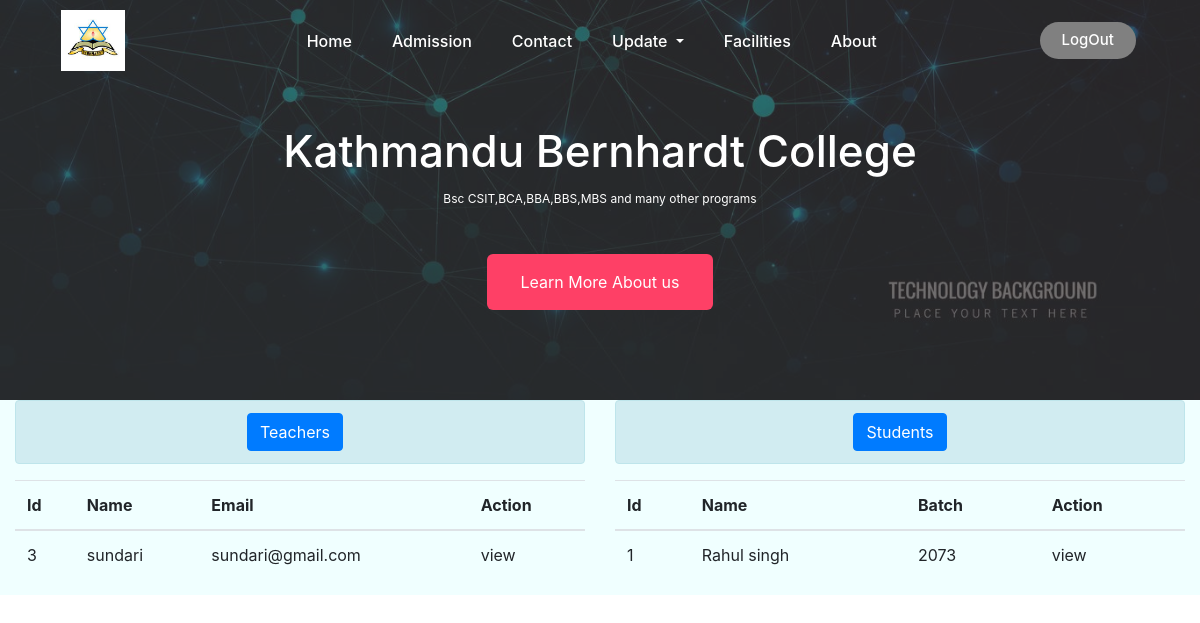
The app's page /admin-page/ (signed in), older data.
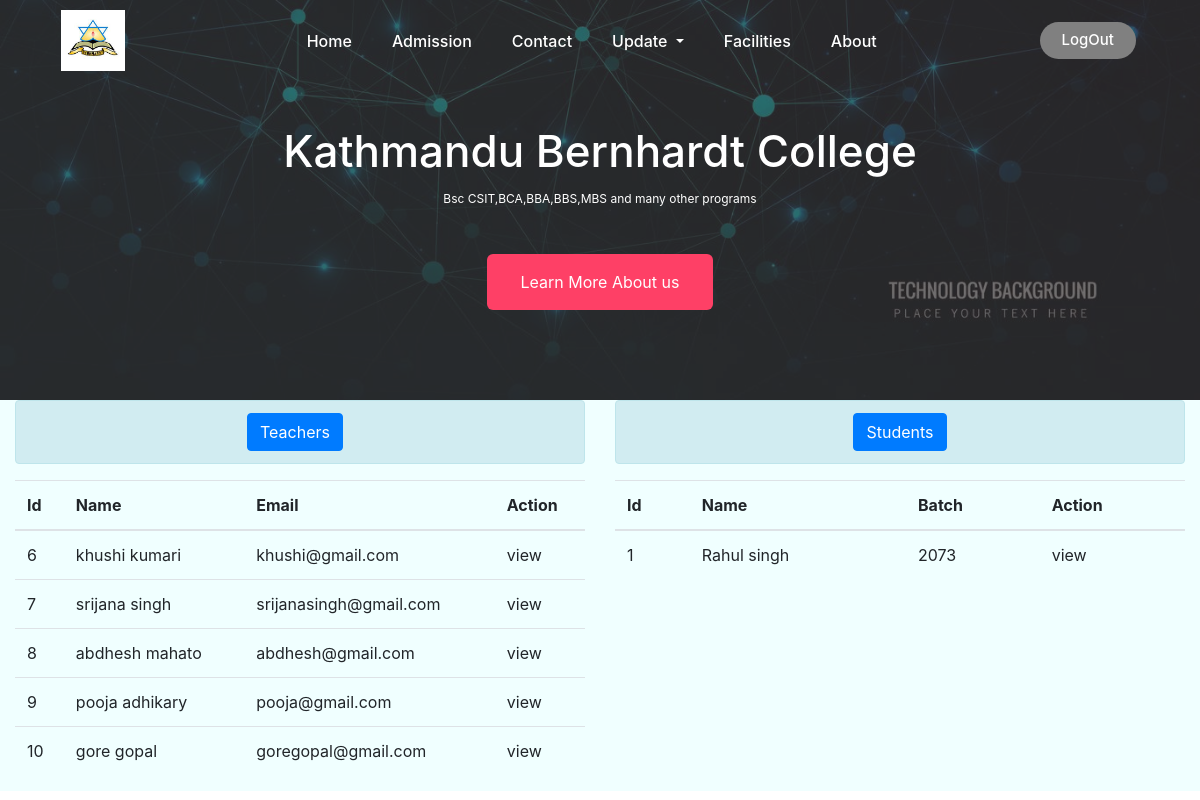
The same page, newer data.
### teacher/models.py (models this page shows, shortened)
class TeacherDetails(models.Model):
    name = models.CharField(max_length=200)
    email = models.EmailField(unique=True, blank=True, null=True)
    subject = models.CharField(max_length=100)
    started_date = models.DateTimeField(auto_now_add=True,null=True,blank=True)
    end_date = models.DateTimeField(auto_now_add=True,null=True,blank=True)
    salary = models.PositiveIntegerField()
    contact = PhoneField(blank=True, help_text='Contact number')
    address = models.CharField(max_length=200,null=True)
    slug = models.SlugField(max_length=50, unique=True,blank=True,null=True)
    user = models.OneToOneField(Account,on_delete=models.CASCADE)

### kbc/views.py (the view)
# urls.py: path('admin-page/', views.AdminHome, name='adminhomepage'),
@login_required(login_url='signin')
def AdminHome(request):
    teacher_details=TeacherDetails.objects.filter()[::1]
    return render(request,'admin/adminhomepage.html',{'teacher_details':teacher_details})

### templates/admin/adminhomepage.html (shortened to what this page needs)
{% extends 'base/master.html' %}
{% block 'content' %}
<div class="container-fluid">
    <div class="row" style='background-color:azure'>
        <div class="col-sm-6">
            <h3 class="text-center alert alert-info">
                <a href="{% url 'adminteacher' %}">
                    <button class="btn btn-primary" style="margin-right: 10px;">Teachers</button>
                </a>
            </h3>
            <table class="table">
                    <tr>
                        <th>Id</th>
                        <th>Name</th>
                        <th>Email</th>
                        <th>Action</th>
                    </tr>
                <tbody>
                    {% for t in teacher_details %}
                    <tr>
                        <td>{{t.id}}</td>
                        <td>{{t.name}}</td>
                        <td>{{t.email}}</td>
                        <td>view</td>
                    </tr>
                    {% endfor %}
                </tbody>
            </table>
        </div>
        <div class="col-sm-6">
            <h3 class="text-center alert alert-info">
                <button class="btn btn-primary">Students</button>
            </h3>
            <table class="table">
                <thead>
                    <tr>
                        <th>Id</th>
                        <th>Name</th>
                        <th>Batch</th>
                        <th>Action</th>
                    </tr>
                </thead>
                <tbody>
                    <tr>
                        <td>1</td>
                        <td>Rahul singh</td>
                        <td>2073</td>
                        <td>view</td>
                    </tr>
                </tbody>
            </table>
        </div>
    </div>
</div>
{% endblock %}

### templates/base/master.html (shortened to what this page needs)
<!DOCTYPE html>
{% load static %}
<html lang="en">
<head>
    <link rel="stylesheet" href="{% static 'css/bootstrap.min.css' %}">
    <link rel="stylesheet" href="{% static 'css/all.css' %}">
    <link rel="stylesheet" href="{% static 'css/css2.css' %}">
    <link rel="stylesheet" href="{% static 'css/style.css' %}">
</head>
<body>
    {% include 'components/header.html' %}
    {% block 'content' %}{% endblock %}
</body>
</html>

### templates/components/header.html (shortened to what this page needs)
{% load static %}
<header class="header">
    <div class="header-inner">
      <div class="container-fluid px-lg-5">
        <nav class="navbar navbar-expand-lg my-navbar">
    <a class="navbar-brand" href="#"><span class="logo">
      <img src="{% static 'img/logo.jpg' %}" class="img-fluid" style="width:70px; margin: -3px; 0px 0px 0px;"></span>
    </a>
    <div class="collapse navbar-collapse" id="navbarSupportedContent">
      <ul class="navbar-nav m-auto">
        <li class="nav-item active">
          <a class="nav-link" href="{% url 'homepage' %}">Home<span class="sr-only">(current)</span></a>
        </li>
        <li class="nav-item">
          <a class="nav-link" href="#">Admission</a>
        </li>
          <li class="nav-item">
          <a class="nav-link" href="#">Contact</a>
        </li>
        <li class="nav-item dropdown">
          <a class="nav-link dropdown-toggle" href="#" id="navbarDropdown" role="button" data-toggle="dropdown" aria-haspopup="true" aria-expanded="false">
            Update
          </a>
        </li>
        <li class="nav-item">
          <a class="nav-link" href="#">Facilities</a>
        </li>
        <li class="nav-item">
          <a class="nav-link" href="#">About</a>
        </li>
      </ul>
      {% if user.is_authenticated %}
      <a href="{% url 'signout' %}"><button class="header-btn my-2 my-sm-0">LogOut</button></a>
      {% else %}
      <a href="{% url 'signin' %}"><button class="header-btn my-2 my-sm-0">Login</button></a>
      {% endif %}
    </div>
  </nav>
      </div>
    </div>
  </header>
  <section class="content-banner">
    <div class="container">
  <div class="row d-flex justify-content-center">
    <div class="col-md-12">
      <div class="banner-con text-center">
        <p class="first-title">Kathmandu Bernhardt College</p>
        <p class="banner-des">Bsc CSIT,BCA,BBA,BBS,MBS and many other programs</p>
        <a href="https://www.youtube.com/results?search/query=vishweb+design" target="_blank" class="banner-btn">Learn More About us</a>
      </div>
  </div>
  </div>
  </div>
  </section>

### static/css/style.css (style rules this page uses)
body { font-family: 'Montserrat' sans-serif; }
@media only screen and (min-width:1200px) { .nav-item > .nav-link { padding: 5px 20px !important; display: block !important; } }
.content-banner { color: #ffffff; background-image: url(/static/img/banner.jpg) !important; min-height:400px; height:100%; position: relative; background-position: center center; background-size: cover; padding-top: 125px; }
.content-banner:before { position:absolute; content: ''; width: 100%; height: 100%; background-color:rgba(56, 51, 51, 0.7); top:0; left: 0; z-index: 1; }
.content-banner .first-title { font-size: 44px; font-weight: 500; line-height: 1.2; position: relative; z-index: 2; margin:0px 0px 12px; }
.content-banner .banner-des { font-size: 12px; line-height: 150%; letter-spacing: 0; position: relative; z-index: 2; font-weight: 400; margin-top: 0; }
.banner-btn { padding:0 34px; z-index: 1; margin:30px auto 25px; line-height: 56px; position: relative; border-radius: 6px; height:56px; font-size: 16px; background-color: #fe4066; display: inline-block; color: #ffffff; transition: 0.3s; text-align: center; }
.header { position: relative; width: 100%; }
.header-inner { position: absolute; top: 0; left: 0; width:100%; z-index: 99; background-color: transparent; }
.logo { color:#ffffff; }
.nav-item .nav-link { display: block; line-height: 36px; text-transform: capitalize; font-size: 16px; font-weight: 500; color: #ffffff; transition: 0.15s; }
.header-btn { color:#ffffff; border-radius: 30px; background-color:gray; border:none; font-weight: 500; outline: none; font-size: 15px; padding:7px 22px; transition: 0.5s; }
.first-title { text-transform: capitalize; }
section { background-color: white; padding: 4rem 0rem 4rem; }

Row changes from the older to the newer data that the page shows:
removed TeacherDetails: id "3", name "sundari", email "sundari@gmail.com"
added TeacherDetails: id "6", name "khushi kumari", email "khushi@gmail.com"
added TeacherDetails: id "7", name "srijana singh", email "srijanasingh@gmail.com"
added TeacherDetails: id "8", name "abdhesh mahato", email "abdhesh@gmail.com"
added TeacherDetails: id "9", name "pooja adhikary", email "pooja@gmail.com"
added TeacherDetails: id "10", name "gore gopal", email "goregopal@gmail.com"
